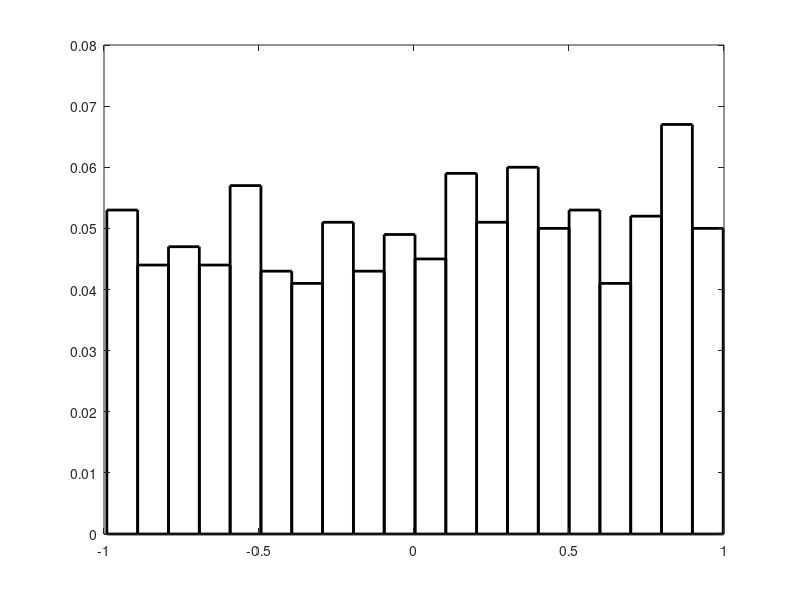

This figure's MATLAB source:
% Fundamentos de Acústica Submarina 

clear all, close all 

a = -1.0;
b =  1.0;
n = 1000;
u = (b-a)*rand(1,n)-b;

figure(1)
hist(u, bins=20,normed=1,color='w','LineWidth',2)

